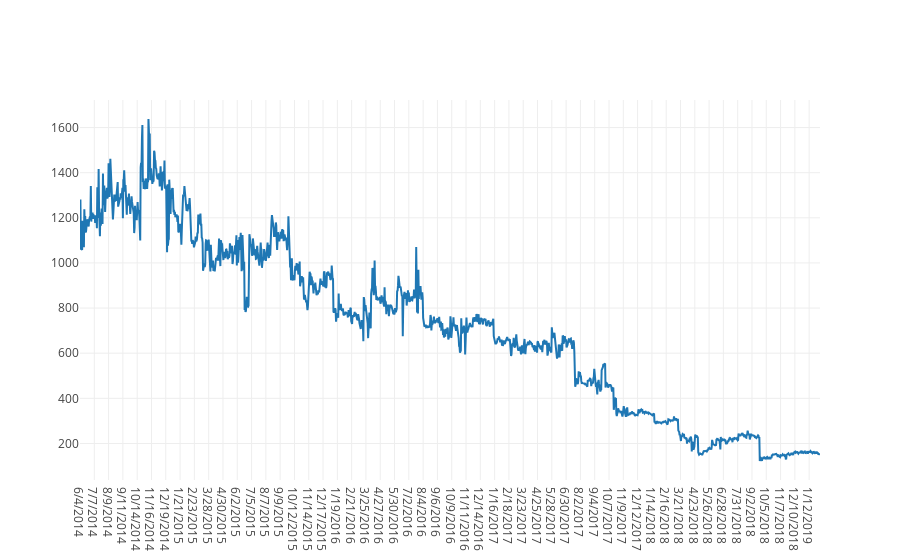

The code cell stored with this chart in its notebook:
### Code cell
c = go.Scatter(
    x = calibrated['date'],
    y = calibrated['q_oil'],
    mode = "lines"
)

iplot([c], filename='filename')

### Figure 1 — Plotly figure (JSON) as saved in the notebook; plotly's stock layout.template omitted (floating-point values rounded to 4 significant figures; data arrays with more than 128 entries replaced by an {"elided": "..."} marker saying what was removed)
{"data": [{"mode": "lines", "type": "scatter", "uid": "845daf6f-4dea-43e0-9e00-34c523d25dc2", "x": {"elided": "1709 str values"}, "y": {"elided": "1709 float values"}}], "layout": {}}
